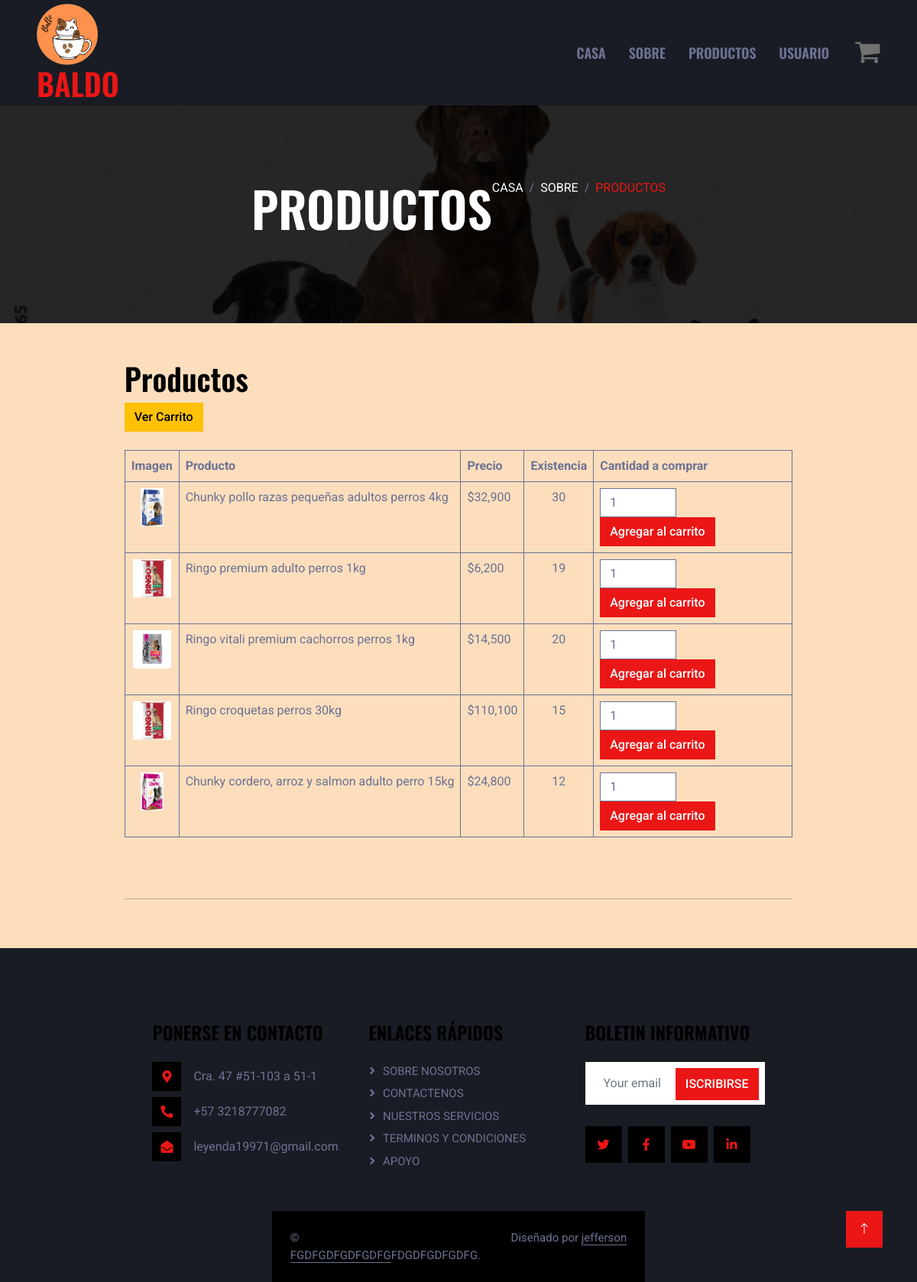
/products.php, run on the app's committed database.
### tables this page shows
CREATE TABLE `product` (
  `id` int(11) NOT NULL,
  `name` varchar(255) DEFAULT NULL,
  `price` float DEFAULT NULL,
  `exist` float DEFAULT NULL,
  `img` varchar(255) NOT NULL
);

### products.php (the view, shortened to what this page needs)
<?php
include "php/conection.php";
?>
<!DOCTYPE html>
<html lang="en">
<head>
    <link href="https://cdnjs.cloudflare.com/ajax/libs/font-awesome/5.10.0/css/all.min.css" rel="stylesheet">
    <link href="https://cdn.jsdelivr.net/npm/bootstrap-icons@1.4.1/font/bootstrap-icons.css" rel="stylesheet">
    <link href="lib/animate/animate.min.css" rel="stylesheet">
    <link href="lib/owlcarousel/assets/owl.carousel.min.css" rel="stylesheet">
    <link href="css/bootstrap.min.css" rel="stylesheet">
    <link href="css/style.css" rel="stylesheet">
</head>
<body>
    <nav class="navbar navbar-expand-lg bg-secondary navbar-dark sticky-top py-lg-0 px-lg-5 wow fadeIn" data-wow-delay="0.1s">
        <a href="index.html" class="navbar-brand ms-4 ms-lg-0">
            <img src="img/image-removebg-preview.png" width="80" height="80">
            <h1 class="mb-0 text-primary text-uppercase"><i></i>Baldo</h1>
        </a>
        <div class="collapse navbar-collapse" id="navbarCollapse">
            <div class="navbar-nav ms-auto p-4 p-lg-0">
                <a href="index.php" class="nav-item nav-link">CASA</a>
                <a href="sobre.php" class="nav-item nav-link">SOBRE</a>
                <a href="productosp.php" class="nav-item nav-link">productos</a>
                <a href="login-vista.php" class="nav-item nav-link">usuario</a>
            </div>
            <div id="carrito">
                    <a href="crindex.php"><span class="glyphicon glyphicon-shopping-cart"></span> <img src="img/cart.png" alt=""></a>
            </div>
        </div>
    </nav>
    <div class="container-fluid page-header py-5 mb-5 wow fadeIn" data-wow-delay="0.1s">
        <div class="container text-center py-5">
            <h1 class="display-3 text-white text-uppercase mb-3 animated slideInDown">productos</h1>
            <nav aria-label="breadcrumb animated slideInDown">
                <ol class="breadcrumb justify-content-center text-uppercase mb-0">
                    <li class="breadcrumb-item"><a class="text-white" href="#">CASA</a></li>
                    <li class="breadcrumb-item"><a class="text-white" href="#">SOBRE</a></li>
                    <li class="breadcrumb-item text-primary active" aria-current="page">productos</li>
                </ol>
            </nav>
        </div>
    </div>
	<div class="container">
			<div class="row">
				<div class="col-md-12">
					<h1>Productos</h1>
					<a href="./cart.php" class="btn btn-warning">Ver Carrito</a>
					<br><br>
					<?php
					$products = $con->query("select * from product");
					?>
					<table class="table table-bordered">
					<thead>
						<th>Imagen</th>
						<th>Producto</th>
						<th>Precio</th>
						<th>Existencia</th>
						<th>Cantidad a comprar</th>
					</thead>
					<?php
					while($r=$products->fetch_object()):?>
					<tr>
						<td align="center"><img src='<?php echo $r->img;?>' width='50' height='50'></td>
						<td><?php echo $r->name;?></td>
						<td>$<?php echo number_format($r->price); ?></td>
						<td align="center"><?php echo $r->exist; ?></td>
						<td style="width:260px;">
						<?php
						$found = false;
						?>
						<?php if($found):?>
							<a href="cart.php" class="btn btn-info">Agregado</a>
						<?php else:?>
						<form class="form-inline" method="post" action="./php/addtocart.php">
						<div class="form-group">
							<input type="number" name="q" value="1" style="width:100px;" min="1" class="form-control" placeholder="Cantidad">
						</div>
						<button type="submit" class="btn btn-primary">Agregar al carrito</button>
						</form>
						<?php endif; ?>
						</td>
					</tr>
					<?php endwhile; ?>
					</table>
					<br><br><hr>
				</div>
			</div>
		</div>
    <div class="container-fluid bg-secondary text-light footer mt-5 pt-5 wow fadeIn" data-wow-delay="0.1s">
        <div class="container py-5">
            <div class="row g-5">
                <div class="col-lg-4 col-md-6">
                    <h4 class="text-uppercase mb-4">PONERSE EN CONTACTO</h4>
                    <div class="d-flex align-items-center mb-2">
                        <div class="btn-square bg-dark flex-shrink-0 me-3">
                            <span class="fa fa-map-marker-alt text-primary"></span>
                        </div>
                        <span>Cra. 47 #51-103 a 51-1</span>
                    </div>
                    <div class="d-flex align-items-center mb-2">
                        <div class="btn-square bg-dark flex-shrink-0 me-3">
                            <span class="fa fa-phone-alt text-primary"></span>
                        </div>
                        <span>+57 3218777082</span>
                    </div>
                    <div class="d-flex align-items-center">
                        <div class="btn-square bg-dark flex-shrink-0 me-3">
                            <span class="fa fa-envelope-open text-primary"></span>
                        </div>
                        <span>leyenda19971@gmail.com</span>
                    </div>
                </div>
                <div class="col-lg-4 col-md-6">
                    <h4 class="text-uppercase mb-4">ENLACES RÁPIDOS</h4>
                    <a class="btn btn-link" href="">SOBRE NOSOTROS</a>
                    <a class="btn btn-link" href="">CONTACTENOS</a>
                    <a class="btn btn-link" href="">NUESTROS SERVICIOS</a>
                    <a class="btn btn-link" href="">TERMINOS Y CONDICIONES</a>
                    <a class="btn btn-link" href="">APOYO</a>
                </div>
                <div class="col-lg-4 col-md-6">
                    <h4 class="text-uppercase mb-4">BOLETIN INFORMATIVO</h4>
                    <div class="position-relative mb-4">
                        <button type="button" class="btn btn-primary py-2 position-absolute top-0 end-0 mt-2 me-2">ISCRIBIRSE</button>
                    </div>
                    <div class="d-flex pt-1 m-n1">
                        <a class="btn btn-lg-square btn-dark text-primary m-1" href=""><i class="fab fa-twitter"></i></a>
                        <a class="btn btn-lg-square btn-dark text-primary m-1" href=""><i class="fab fa-facebook-f"></i></a>
                        <a class="btn btn-lg-square btn-dark text-primary m-1" href=""><i class="fab fa-youtube"></i></a>
                        <a class="btn btn-lg-square btn-dark text-primary m-1" href=""><i class="fab fa-linkedin-in"></i></a>
                    </div>
                </div>
            </div>
        </div>
        <div class="container">
            <div class="copyright">
                <div class="row">
                    <div class="col-md-6 text-center text-md-start mb-3 mb-md-0">
                        &copy; <a class="border-bottom" href="#">FGDFGDFGDFGDFG</a>FDGDFGDFGDFG.
                    </div>
                    <div class="col-md-6 text-center text-md-end">
                        Diseñado por <a class="border-bottom">jefferson</a>
                    </div>
                </div>
            </div>
        </div>
    </div>
    <a href="#" class="btn btn-primary btn-lg-square back-to-top"><i class="bi bi-arrow-up"></i></a>
</body>
</html>

### css/style.css (style rules this page uses)
:root { --primary: #EB1616; --secondary: #191C24; --light: #6C7293; --dark: #000000; }
.back-to-top { position: fixed; display: none; right: 45px; bottom: 45px; z-index: 99; }
.btn { font-weight: 500; transition: .5s; }
.btn-square { width: 38px; height: 38px; }
.btn-lg-square { width: 48px; height: 48px; }
.btn-square, .btn-sm-square, .btn-lg-square { padding: 0; display: flex; align-items: center; justify-content: center; font-weight: normal; }
.navbar .navbar-nav .nav-link { margin-right: 30px; padding: 40px 0; color: var(--light); font-family: 'Oswald', sans-serif; font-size: 18px; font-weight: 600; text-transform: uppercase; outline: none; }
.navbar.sticky-top { top: -100px; transition: .5s; }
.page-header { background: linear-gradient(rgba(0, 0, 0, .85), rgba(0, 0, 0, .85)), url(../img/carousel-1.jpeg) center center no-repeat; background-size: cover; }
.breadcrumb-item + .breadcrumb-item::before { color: var(--light); }
.container { width: 100%; max-width: 1200px; display: flex; flex-wrap: wrap; justify-content: center; margin: auto; }
.footer .btn.btn-link { display: block; margin-bottom: 5px; padding: 0; text-align: left; color: var(--light); font-size: 15px; font-weight: normal; text-transform: capitalize; transition: .3s; }
.footer .btn.btn-link::before { position: relative; content: "\f105"; font-family: "Font Awesome 5 Free"; font-weight: 900; margin-right: 10px; }
.footer .copyright { padding: 1.5rem; font-size: 15px; background: var(--dark); }
.footer .copyright a { color: var(--light); }

### data on the page
product: img (picture), name "Chunky pollo razas pequeñas adultos perros 4kg", price "32,900", exist "30"
product: img (picture), name "Ringo premium adulto perros 1kg", price "6,200", exist "19"
product: img (picture), name "Ringo vitali premium cachorros perros 1kg", price "14,500", exist "20"
product: img (picture), name "Ringo croquetas perros 30kg", price "110,100", exist "15"
product: img (picture), name "Chunky cordero, arroz y salmon adulto perro 15kg", price "24,800", exist "12"
